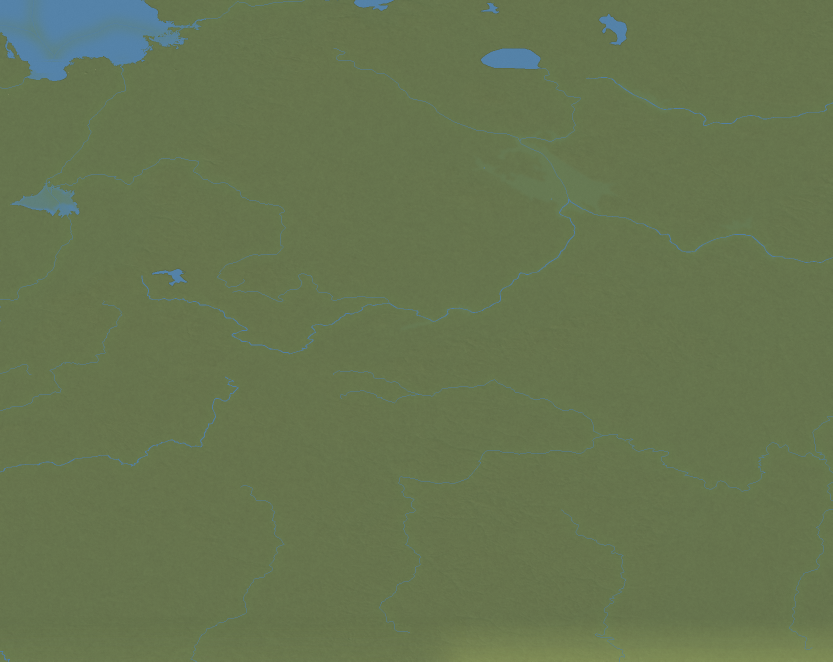
#> input picture Maps/master_amber/strip_02.png, 1665 x 1323 px (shown at 1/2 size)
$ python -i master_ecotone.py   (imports and definitions only)
#> lines starting #> are read from the running program, lines starting #| are printed output that depends on the picture
#!/usr/bin/env python3
"""
master_ecotone.py  (Fadak, Amber Road step 4)
Repaint the biome (forest / taiga / dithered forest-steppe) layer of the existing master
strips from the climate classifier, replacing the eyeballed FB forest boxes. Rivers baked
into the current strip are preserved exactly (copied back), so no flow recompute is needed.

Per strip i (bounds from manifest):
  new = relief_base + classifier_forest ; then restore river pixels from the current strip.

Usage:
  python master_ecotone.py --strip 2 --preview      # writes previews, does NOT overwrite
  python master_ecotone.py --strip 2 --commit       # backs up strip_02.png -> _pre_ecotone, overwrites
  python master_ecotone.py --strips 1,2,3,4,5 --commit
"""
import os, sys, json, argparse
import numpy as np
from PIL import Image
from scipy.ndimage import gaussian_filter
import climate_biome as cb

HERE = os.path.dirname(os.path.abspath(__file__))
MST = os.path.join(HERE, "master1271")
# [1 line not run here, left out]
# [1 line that did not run here, left out]
# [1 line that did not run here, left out]

COL_BROAD = np.array([78, 108, 50], np.float32)   # matches master_biomes.py
COL_CONIF = np.array([48, 82, 52], np.float32)


def _smooth(x):
    x = np.clip(x, 0, 1); return x * x * (3 - 2 * x)


def build_strip(i, seed=7):
    W = MW + i * STEP; E = MW + (i + 1) * STEP
    relief = np.array(Image.open(os.path.join(MST, "strip_%02d_relief.png" % i)).convert("RGB")).astype(np.float32)
    cur = np.array(Image.open(os.path.join(MST, "strip_%02d.png" % i)).convert("RGB")).astype(np.float32)
    H, Wpx = relief.shape[:2]

    codes, T, P, ocean = cb.classify_bbox(W, E, MS, MN, Wpx, H)

    # Forest ALPHA from the classifier. Solid forest/taiga -> near-uniform dense green
    # (A_FOR calibrated to the established master: G-R lift ~+24). Forest-STEPPE -> a
    # dithered mosaic whose forest fraction follows forest_fraction() (the ecotone).
    A_FOR = 0.62
    rng = np.random.default_rng(seed)
    pres = np.zeros((H, Wpx), np.float32)
    pres[(codes == cb.FOREST) | (codes == cb.TAIGA)] = 1.0
    mfs = codes == cb.FSTEP
    if mfs.any():
        ff = _smooth(cb.forest_fraction(T, P))
        mnoise = gaussian_filter(rng.random((H, Wpx)).astype(np.float32), 2.2)
        mnoise = (mnoise - mnoise.min()) / (np.ptp(mnoise) + 1e-9)
        pres[mfs & (mnoise < ff)] = 1.0                       # dithered ecotone mosaic
    pres = gaussian_filter(pres, 1.6)                          # soften climate-cell blocks & mosaic
    blotch = gaussian_filter(rng.random((H, Wpx)).astype(np.float32), 4)
    blotch = (blotch - blotch.min()) / (np.ptp(blotch) + 1e-9)
    pres = pres * A_FOR * (0.85 + 0.15 * blotch)              # dense but gently textured

    # only paint on vegetable land: not sea, not snow/ice, not classifier ocean
    water = relief[:, :, 2] > relief[:, :, 0] + 8            # blue-dominant = water in relief
    snow = relief.min(2) > 195                                # bright = snow/ice/glacier
    paintable = (~water) & (~snow) & (~ocean)
    pres *= paintable

    conif = (codes == cb.TAIGA)[:, :, None]
    col = np.where(conif, COL_CONIF, COL_BROAD)
    fm = pres[:, :, None]
    out = relief * (1 - fm) + col * fm

    # restore rivers exactly as baked: pixels the current strip painted bluer than relief
    bluer = cur[:, :, 2] - relief[:, :, 2]
    greener = cur[:, :, 1] - relief[:, :, 1]
    river = (bluer > 4) & (bluer >= greener)
    out[river] = cur[river]

    out = np.clip(out + rng.normal(0, 1.2, (H, Wpx, 1)), 0, 255)
    return out.astype(np.uint8), relief.astype(np.uint8), cur.astype(np.uint8), codes, ocean


def preview(i):
    out, relief, cur, codes, ocean = build_strip(i)
    H, Wpx = out.shape[:2]
    # (a) full strip, before vs after, downscaled
    scale = 900.0 / Wpx
    sz = (int(Wpx * scale), int(H * scale))
    b = Image.fromarray(cur).resize(sz); a = Image.fromarray(out).resize(sz)
    comp = Image.new("RGB", (sz[0], sz[1] * 2 + 10), (255, 255, 255))
    comp.paste(b, (0, 0)); comp.paste(a, (0, sz[1] + 10))
    p1 = os.path.join(HERE, "_ecotone_strip%02d_fullcompare.png" % i)
    comp.save(p1)
    # (b) northern belt crop (lat 45-52 -> top 25% of strip), before/after
    band = int(H * 0.25)
    bc = Image.fromarray(cur[:band]); ac = Image.fromarray(out[:band])
    sc = 1400.0 / Wpx
    bcz = bc.resize((int(Wpx * sc), int(band * sc))); acz = ac.resize((int(Wpx * sc), int(band * sc)))
    comp2 = Image.new("RGB", (bcz.size[0], bcz.size[1] * 2 + 8), (255, 255, 255))
    comp2.paste(bcz, (0, 0)); comp2.paste(acz, (0, bcz.size[1] + 8))
    p2 = os.path.join(HERE, "_ecotone_strip%02d_beltcompare.png" % i)
    comp2.save(p2)
    # change stat
    land = ~ocean
    fnow = ((np.array(Image.fromarray(cur)).astype(int)[:, :, 1] - np.array(Image.fromarray(relief)).astype(int)[:, :, 1]) > 3)
    print("strip %02d: %dx%d  preview -> %s , %s" % (i, Wpx, H, os.path.basename(p1), os.path.basename(p2)))
    return p1, p2


def commit(i):
    out, relief, cur, codes, ocean = build_strip(i)
    src = os.path.join(MST, "strip_%02d.png" % i)
    bak = os.path.join(MST, "strip_%02d_pre_ecotone.png" % i)
    if not os.path.exists(bak):
        Image.fromarray(cur).save(bak)
    Image.fromarray(out).save(src)
    print("strip %02d committed (backup %s)" % (i, os.path.basename(bak)))


def main():
    ap = argparse.ArgumentParser()
    ap.add_argument("--strip", type=int)
    ap.add_argument("--strips", help="comma list e.g. 1,2,3,4,5")
    ap.add_argument("--preview", action="store_true")
    ap.add_argument("--commit", action="store_true")
    a = ap.parse_args()
    idxs = []
    if a.strip is not None: idxs = [a.strip]
    if a.strips: idxs = [int(x) for x in a.strips.split(",")]
    for i in idxs:
        if a.preview: preview(i)
        if a.commit: commit(i)


# [2 lines not run here, left out]

>>> import cv2
>>> picture = cv2.imread('master_amber/strip_02.png', cv2.IMREAD_GRAYSCALE)
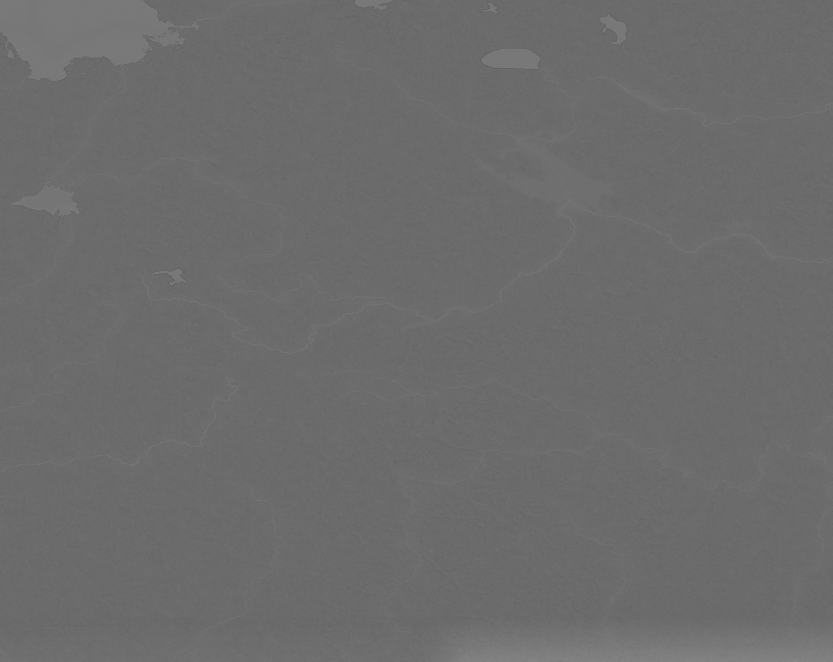
#> picture: shape (1323, 1665) (shown at 1/2 size); min 82, max 176, mean 107.8
>>> result = preview(picture)
#> (the run stopped early here; a loop or call above may not have finished)

$ run again, on Maps/master_amber/strip_00.png
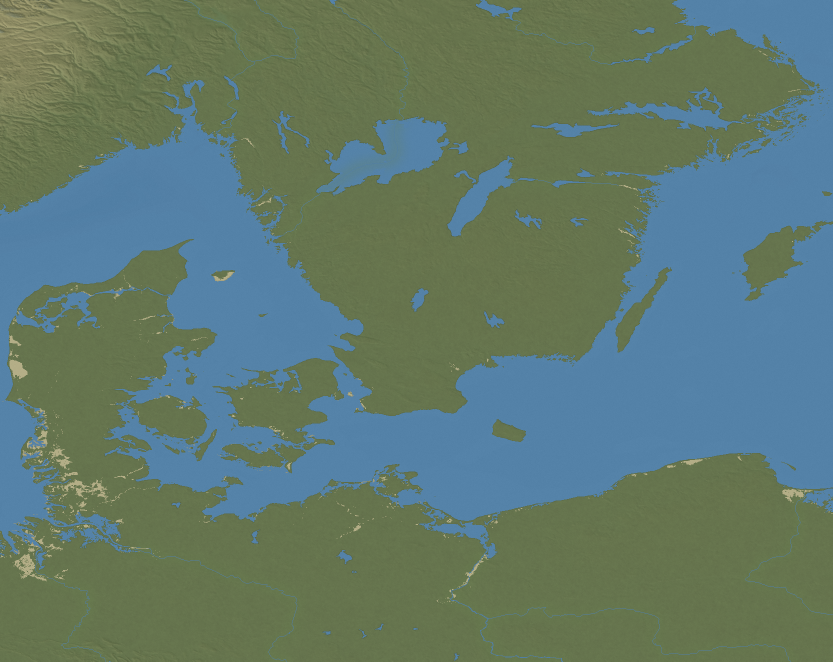
#> input picture Maps/master_amber/strip_00.png, 1666 x 1323 px (shown at 1/2 size)
#> `picture = cv2.imread('master_amber/strip_02.png', cv2.IMREAD_GRAYSCALE)`:
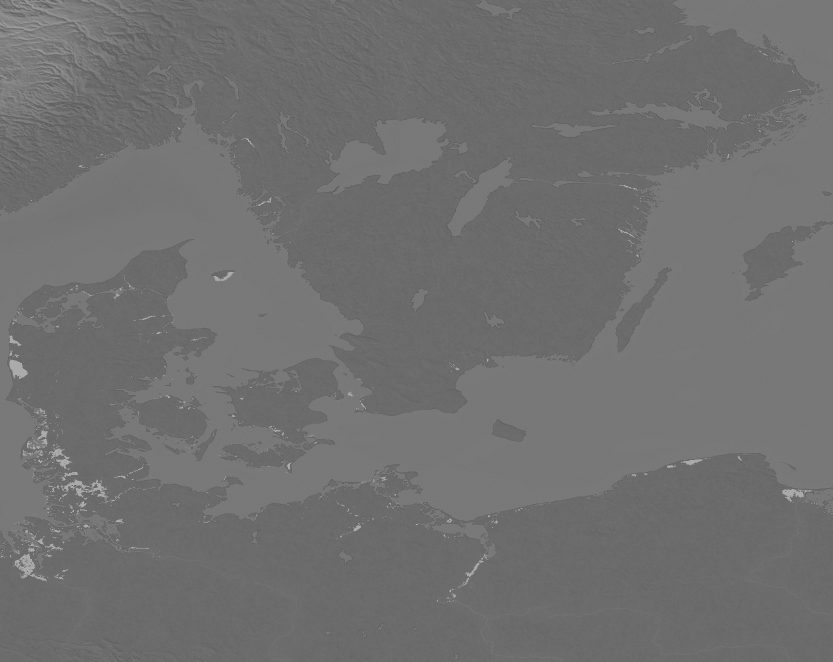
#> picture: shape (1323, 1666) (shown at 1/2 size); min 79, max 191, mean 112

$ run again, on Maps/master_amber/strip_03.png
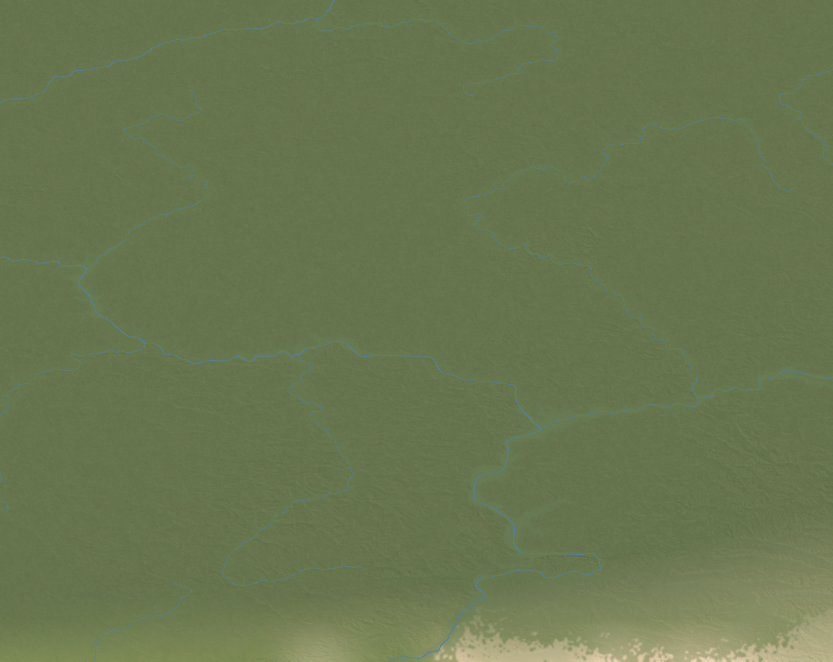
#> input picture Maps/master_amber/strip_03.png, 1666 x 1323 px (shown at 1/2 size)
#> `picture = cv2.imread('master_amber/strip_02.png', cv2.IMREAD_GRAYSCALE)`:
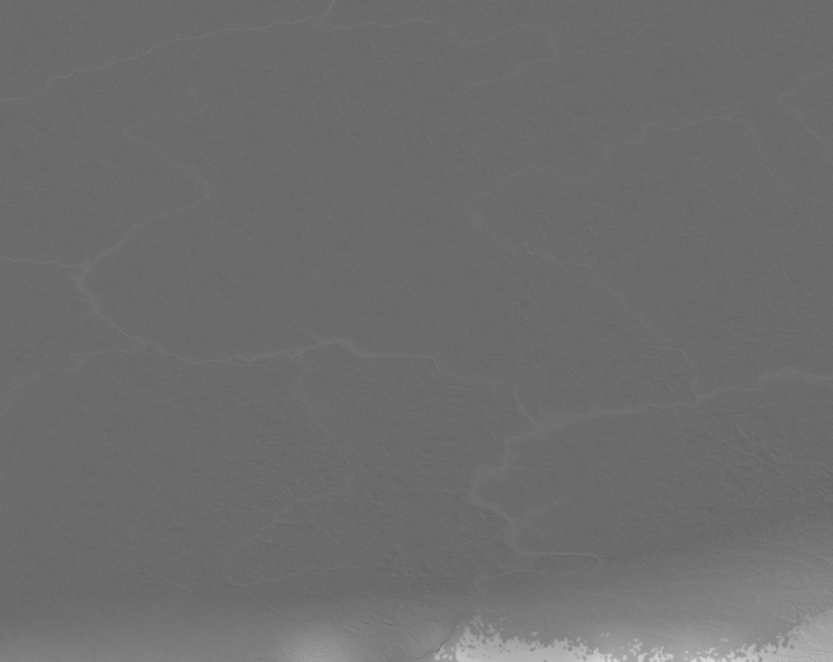
#> picture: shape (1323, 1666) (shown at 1/2 size); min 95, max 220, mean 109.7
